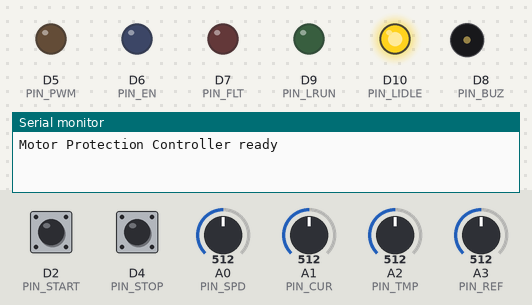
The sketch below on a simulated STM32 Nucleo. Shown: output pins drawn as LEDs (lit = HIGH), buzzer (waves = sounding), the last lines printed to the serial monitor. The test bench sets the inputs (shaded band); at power-on: A0 (PIN_SPD) = 512, D2 (PIN_START) HIGH, D4 (PIN_STOP) HIGH, A1 (PIN_CUR) = 512, A2 (PIN_TMP) = 512, A3 (PIN_REF) = 512 (analog values on the 0–1023 scale).

Above: at 1.2 s.
1.3 s: A0 (PIN_SPD) set to 589
2.8 s: A0 (PIN_SPD) set to 614
At 3.13 s:
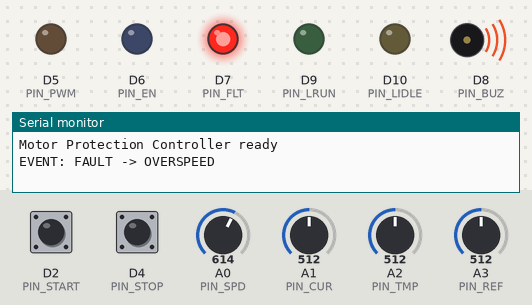
Timing chart, 0 to 11.8 s (numbered marks = the images above; inputs shaded):
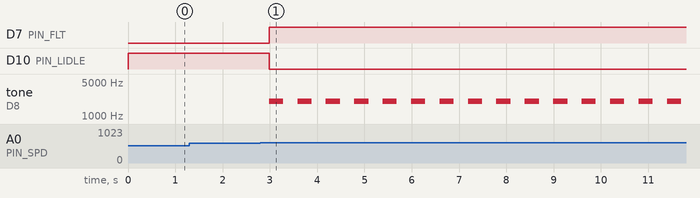

The sketch:

sketch.ino
```cpp
#include <Arduino.h>

// ==================================================
// INDUSTRIAL MOTOR PROTECTION CONTROLLER
// Board: STM32 Nucleo-C031C6 (Wokwi)
// ==================================================

// Inputs
#define PIN_SPD   A0
#define PIN_CUR   A1
#define PIN_TMP   A2
#define PIN_REF   A3
#define PIN_START D2
#define PIN_STOP  D4

// Outputs
#define PIN_PWM   D5
#define PIN_EN    D6
#define PIN_FLT   D7
#define PIN_BUZ   D8
#define PIN_LRUN  D9
#define PIN_LIDLE D10

// Sensor scaling
#define MAX_RPM   3000.0f
#define MAX_AMPS  10.0f
#define MAX_TEMP  120.0f

// Protection thresholds
#define OC_LIMIT      8.0f
#define OT_LIMIT      80.0f
#define OT_CLEAR      70.0f
#define OS_ABS_LIMIT  3300.0f

#define STALL_AMPS    5.0f
#define STALL_RPM     100.0f
#define STALL_DUTY    20.0f

// Detection delays
#define OC_MS  100UL
#define OT_MS  500UL
#define OS_MS  200UL
#define ST_MS  500UL

// Buzzer: 300 ms ON, 300 ms OFF
#define BUZZER_ON_MS   300UL
#define BUZZER_OFF_MS  300UL
#define BUZZER_FREQ    2000

enum State { IDLE, RUN, FAULT };
enum Fault { NONE, OVERCURRENT, OVERHEAT, OVERSPEED, STALL };

const char* stateName[] = {"IDLE", "RUN", "FAULT"};
const char* faultName[] = {
  "NONE", "OVERCURRENT", "OVERHEAT", "OVERSPEED", "STALL"
};

State state = IDLE;
Fault fault = NONE;

// Sensor readings
float rpm = 0.0f;
float amps = 0.0f;
float tempC = 0.0f;
float refRpm = 0.0f;

// Controller
float duty = 0.0f;
float integ = 0.0f;
float target = 0.0f;

// Protection timers
unsigned long tOC = 0;
unsigned long tOT = 0;
unsigned long tOS = 0;
unsigned long tST = 0;

// Main timing
unsigned long lastCtl = 0;
unsigned long lastPrint = 0;

// Buzzer state
bool buzzerOn = false;
unsigned long buzzerChangedAt = 0;

// --------------------------------------------------
// SENSOR READING
// --------------------------------------------------
float avg(int pin) {
  long sum = 0;

  for (int i = 0; i < 4; i++) {
    sum += analogRead(pin);
  }

  return sum / 4.0f;
}

void readSensors() {
  rpm    = avg(PIN_SPD) * MAX_RPM / 1023.0f;
  amps   = avg(PIN_CUR) * MAX_AMPS / 1023.0f;
  tempC  = avg(PIN_TMP) * MAX_TEMP / 1023.0f;
  refRpm = avg(PIN_REF) * MAX_RPM / 1023.0f;
}

// --------------------------------------------------
// FAULT TIMERS
// --------------------------------------------------
void resetTimers() {
  unsigned long now = millis();
  tOC = tOT = tOS = tST = now;
}

bool persist(bool condition, unsigned long &timer,
             unsigned long duration) {
  if (!condition) {
    timer = millis();
    return false;
  }

  return millis() - timer >= duration;
}

// --------------------------------------------------
// OVERSPEED CHECK
// Absolute limit always applies.
// Relative limit applies only with a valid reference.
// --------------------------------------------------
bool overspeedActive() {
  return rpm > OS_ABS_LIMIT ||
         (refRpm > 100.0f &&
          rpm > 1.1f * refRpm + 100.0f);
}

// --------------------------------------------------
// FAULT DETECTION
// --------------------------------------------------
Fault checkFaults() {
  if (persist(amps > OC_LIMIT, tOC, OC_MS)) {
    return OVERCURRENT;
  }

  if (persist(tempC > OT_LIMIT, tOT, OT_MS)) {
    return OVERHEAT;
  }

  if (persist(overspeedActive(), tOS, OS_MS)) {
    return OVERSPEED;
  }

  if (persist(
        state == RUN &&
        amps > STALL_AMPS &&
        rpm < STALL_RPM &&
        duty > STALL_DUTY,
        tST, ST_MS)) {
    return STALL;
  }

  return NONE;
}

// --------------------------------------------------
// CHECK WHETHER LATCHED FAULT IS SAFE TO RESET
// --------------------------------------------------
bool faultStillActive() {
  switch (fault) {
    case OVERCURRENT:
      return amps > OC_LIMIT;

    case OVERHEAT:
      return tempC > OT_CLEAR;

    case OVERSPEED:
      return overspeedActive();

    case STALL:
      return amps > STALL_AMPS &&
             rpm < STALL_RPM;

    default:
      return false;
  }
}

// --------------------------------------------------
// ENTER FAULT
// --------------------------------------------------
void enterFault(Fault newFault) {
  if (state == FAULT || newFault == NONE) {
    return;
  }

  fault = newFault;
  state = FAULT;

  duty = 0.0f;
  integ = 0.0f;
  target = 0.0f;

  // Start a fresh buzzer cycle immediately.
  noTone(PIN_BUZ);
  buzzerOn = false;
  buzzerChangedAt = millis() - BUZZER_OFF_MS;

  // Disable motor outputs immediately.
  analogWrite(PIN_PWM, 0);
  digitalWrite(PIN_EN, LOW);

  Serial.print("EVENT: FAULT -> ");
  Serial.println(faultName[fault]);
}

// --------------------------------------------------
// BUZZER: 300 ms BEEP, 300 ms SILENCE
// --------------------------------------------------
void updateBuzzer() {
  unsigned long now = millis();

  if (state != FAULT) {
    if (buzzerOn) {
      noTone(PIN_BUZ);
      buzzerOn = false;
    }

    buzzerChangedAt = now;
    return;
  }

  if (buzzerOn) {
    if (now - buzzerChangedAt >= BUZZER_ON_MS) {
      noTone(PIN_BUZ);
      buzzerOn = false;
      buzzerChangedAt = now;
    }
  } else {
    if (now - buzzerChangedAt >= BUZZER_OFF_MS) {
      tone(PIN_BUZ, BUZZER_FREQ);
      buzzerOn = true;
      buzzerChangedAt = now;
    }
  }
}

// --------------------------------------------------
// APPLY OUTPUTS
// --------------------------------------------------
void updateOutputs() {
  if (state == FAULT) {
    duty = 0.0f;

    analogWrite(PIN_PWM, 0);
    digitalWrite(PIN_EN, LOW);

    digitalWrite(PIN_FLT, HIGH);
    digitalWrite(PIN_LRUN, LOW);
    digitalWrite(PIN_LIDLE, LOW);
  } else {
    int pwmValue = (int)(duty * 255.0f / 100.0f);

    analogWrite(PIN_PWM, pwmValue);
    digitalWrite(PIN_EN, state == RUN);
    digitalWrite(PIN_FLT, LOW);
    digitalWrite(PIN_LRUN, state == RUN);
    digitalWrite(PIN_LIDLE, state == IDLE);
  }
}

// --------------------------------------------------
// SETUP
// --------------------------------------------------
void setup() {
  Serial.begin(115200);
  analogReadResolution(10);

  pinMode(PIN_START, INPUT_PULLUP);
  pinMode(PIN_STOP, INPUT_PULLUP);

  pinMode(PIN_PWM, OUTPUT);
  pinMode(PIN_EN, OUTPUT);
  pinMode(PIN_FLT, OUTPUT);
  pinMode(PIN_BUZ, OUTPUT);
  pinMode(PIN_LRUN, OUTPUT);
  pinMode(PIN_LIDLE, OUTPUT);

  analogWrite(PIN_PWM, 0);
  digitalWrite(PIN_EN, LOW);
  digitalWrite(PIN_FLT, LOW);
  digitalWrite(PIN_LRUN, LOW);
  digitalWrite(PIN_LIDLE, HIGH);
  noTone(PIN_BUZ);

  resetTimers();

  Serial.println("Motor Protection Controller ready");
}

// --------------------------------------------------
// MAIN LOOP
// --------------------------------------------------
void loop() {
  unsigned long now = millis();

  // Control and protection checks every 20 ms.
  if (now - lastCtl >= 20) {
    lastCtl = now;

    readSensors();

    // Detect faults in IDLE and RUN.
    if (state != FAULT) {
      Fault detected = checkFaults();

      if (detected != NONE) {
        enterFault(detected);
      }
    }

    switch (state) {
      case IDLE:
        duty = 0.0f;
        integ = 0.0f;
        target = 0.0f;

        if (!digitalRead(PIN_START) && state == IDLE) {
          Fault detected = checkFaults();

          if (detected != NONE) {
            enterFault(detected);
          } else {
            state = RUN;
            resetTimers();
            Serial.println("EVENT: START");
          }
        }
        break;

      case RUN:
        if (!digitalRead(PIN_STOP)) {
          state = IDLE;

          duty = 0.0f;
          integ = 0.0f;
          target = 0.0f;

          resetTimers();
          Serial.println("EVENT: STOP");
          break;
        }

        // Soft-start reference ramp.
        if (target < refRpm) {
          target += 30.0f;

          if (target > refRpm) {
            target = refRpm;
          }
        } else {
          target = refRpm;
        }

        // PI speed controller.
        {
          float error = target - rpm;

          integ = constrain(
            integ + error * 0.02f,
            -500.0f,
            500.0f
          );

          duty = constrain(
            0.02f * error + 0.05f * integ,
            0.0f,
            100.0f
          );
        }
        break;

      case FAULT:
        duty = 0.0f;
        integ = 0.0f;
        target = 0.0f;

        // Reset only when the fault condition is safe.
        if (!digitalRead(PIN_STOP) &&
            !faultStillActive()) {

          noTone(PIN_BUZ);
          buzzerOn = false;

          fault = NONE;
          state = IDLE;
          resetTimers();

          Serial.println("EVENT: fault cleared -> IDLE");
        }
        break;
    }

    updateOutputs();
  }

  // Run buzzer timing independently of the control loop.
  updateBuzzer();

  // Serial diagnostics every 5 seconds.
  if (now - lastPrint >= 5000) {
    lastPrint = now;

    Serial.print("RPM=");
    Serial.print((int)rpm);

    Serial.print(" I=");
    Serial.print(amps, 1);

    Serial.print("A T=");
    Serial.print((int)tempC);

    Serial.print("C REF=");
    Serial.print((int)refRpm);

    Serial.print(" PWM=");
    Serial.print((int)duty);

    Serial.print("% STATE=");
    Serial.print(stateName[state]);

    Serial.print(" FAULT=");
    Serial.println(faultName[fault]);
  }
}
```

Measured:
- the behaviour switches between 597 and 598 on A0 (PIN_SPD) (found by bisection; images 0 and 1)
- after the input at 1.3 s, every drawn part: stays the same
- after the input at 2.8 s, D7 (PIN_FLT): LOW → HIGH after 0.19 s; D10 (PIN_LIDLE): HIGH → LOW after 0.19 s; tone on D8 (PIN_BUZ): alternates 2000 Hz for 0.30 s and silent for 0.30 s, starting after 0.19 s
